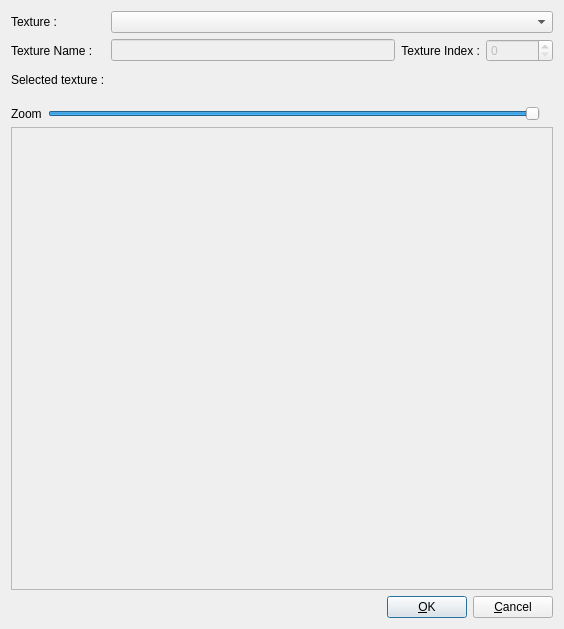
<?xml version="1.0" encoding="UTF-8"?>
<ui version="4.0">
 <class>texturePickerFormClass</class>
 <widget class="QDialog" name="texturePickerFormClass">
  <property name="geometry">
   <rect>
    <x>0</x>
    <y>0</y>
    <width>564</width>
    <height>629</height>
   </rect>
  </property>
  <property name="windowTitle">
   <string>Texture picker</string>
  </property>
  <layout class="QVBoxLayout" name="verticalLayout_2">
   <item>
    <layout class="QFormLayout" name="formLayout_3">
     <item row="0" column="0">
      <widget class="QLabel" name="label">
       <property name="text">
        <string>Texture : </string>
       </property>
      </widget>
     </item>
     <item row="0" column="1">
      <widget class="QComboBox" name="comboBoxTexture"/>
     </item>
     <item row="1" column="0">
      <widget class="QLabel" name="label_3">
       <property name="text">
        <string>Texture Name :</string>
       </property>
      </widget>
     </item>
     <item row="1" column="1">
      <layout class="QHBoxLayout" name="horizontalLayout_3">
       <item>
        <widget class="QLineEdit" name="lineEditTextureName">
         <property name="enabled">
          <bool>false</bool>
         </property>
        </widget>
       </item>
       <item>
        <widget class="QLabel" name="label_4">
         <property name="text">
          <string>Texture Index :</string>
         </property>
         <property name="alignment">
          <set>Qt::AlignRight|Qt::AlignTrailing|Qt::AlignVCenter</set>
         </property>
        </widget>
       </item>
       <item>
        <widget class="QSpinBox" name="spinBoxTextureIndex">
         <property name="enabled">
          <bool>false</bool>
         </property>
         <property name="maximum">
          <number>16777215</number>
         </property>
        </widget>
       </item>
      </layout>
     </item>
     <item row="2" column="0">
      <widget class="QLabel" name="label_2">
       <property name="text">
        <string>Selected texture :</string>
       </property>
      </widget>
     </item>
     <item row="2" column="1">
      <widget class="QLabel" name="labelSelectedTexture">
       <property name="minimumSize">
        <size>
         <width>32</width>
         <height>32</height>
        </size>
       </property>
       <property name="maximumSize">
        <size>
         <width>64</width>
         <height>64</height>
        </size>
       </property>
       <property name="text">
        <string/>
       </property>
      </widget>
     </item>
    </layout>
   </item>
   <item>
    <layout class="QHBoxLayout" name="horizontalLayout_2">
     <item>
      <widget class="QLabel" name="label_5">
       <property name="text">
        <string>Zoom</string>
       </property>
      </widget>
     </item>
     <item>
      <widget class="QSlider" name="horizontalSliderZoom">
       <property name="minimum">
        <number>10</number>
       </property>
       <property name="maximum">
        <number>100</number>
       </property>
       <property name="singleStep">
        <number>10</number>
       </property>
       <property name="value">
        <number>100</number>
       </property>
       <property name="orientation">
        <enum>Qt::Horizontal</enum>
       </property>
      </widget>
     </item>
     <item>
      <widget class="QLabel" name="labelZoomValue">
       <property name="text">
        <string/>
       </property>
      </widget>
     </item>
    </layout>
   </item>
   <item>
    <widget class="QScrollArea" name="scrollArea">
     <property name="widgetResizable">
      <bool>true</bool>
     </property>
     <widget class="QWidget" name="scrollAreaWidgetContents_2">
      <property name="geometry">
       <rect>
        <x>0</x>
        <y>0</y>
        <width>548</width>
        <height>423</height>
       </rect>
      </property>
      <layout class="QGridLayout" name="gridLayout_3">
       <item row="0" column="0">
        <widget class="QClickableLabel" name="labelImageTexture">
         <property name="text">
          <string/>
         </property>
        </widget>
       </item>
      </layout>
     </widget>
    </widget>
   </item>
   <item>
    <layout class="QVBoxLayout" name="verticalLayout">
     <item>
      <layout class="QHBoxLayout" name="horizontalLayout">
       <item>
        <spacer name="horizontalSpacer">
         <property name="orientation">
          <enum>Qt::Horizontal</enum>
         </property>
         <property name="sizeHint" stdset="0">
          <size>
           <width>40</width>
           <height>20</height>
          </size>
         </property>
        </spacer>
       </item>
       <item>
        <widget class="QPushButton" name="pushButtonOK">
         <property name="text">
          <string>&amp;OK</string>
         </property>
         <property name="icon">
          <iconset resource="../res/global.qrc">
           <normaloff>:/commonEditor.UI/res/dialog-ok.svg</normaloff>:/commonEditor.UI/res/dialog-ok.svg</iconset>
         </property>
         <property name="default">
          <bool>true</bool>
         </property>
        </widget>
       </item>
       <item>
        <widget class="QPushButton" name="pushButtonCancel">
         <property name="text">
          <string>&amp;Cancel</string>
         </property>
         <property name="icon">
          <iconset resource="../res/global.qrc">
           <normaloff>:/commonEditor.UI/res/dialog-close.svg</normaloff>:/commonEditor.UI/res/dialog-close.svg</iconset>
         </property>
        </widget>
       </item>
      </layout>
     </item>
    </layout>
   </item>
  </layout>
 </widget>
 <customwidgets>
  <customwidget>
   <class>QClickableLabel</class>
   <extends>QLabel</extends>
   <header>qClickableLabel.hpp</header>
  </customwidget>
 </customwidgets>
 <tabstops>
  <tabstop>comboBoxTexture</tabstop>
  <tabstop>lineEditTextureName</tabstop>
  <tabstop>spinBoxTextureIndex</tabstop>
  <tabstop>horizontalSliderZoom</tabstop>
  <tabstop>scrollArea</tabstop>
  <tabstop>pushButtonOK</tabstop>
  <tabstop>pushButtonCancel</tabstop>
 </tabstops>
 <resources>
  <include location="../res/global.qrc"/>
 </resources>
 <connections/>
</ui>
